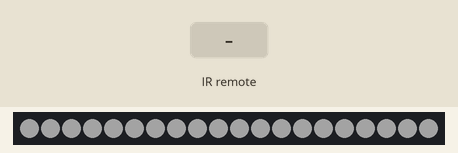
This sketch was run on a simulated Arduino Uno, built with avr-gcc and run on an emulated ATmega328P. Parts: 20 RGB LEDs in strip order, left to right. The inputs (shaded band) are chosen by the test bench. Dim RGB values are drawn brighter than linear; what the sketch prints to the serial monitor is not drawn.

Above: at 1.2 s.
1.3 s: infrared code 0xFF629D received
At 1.43 s:
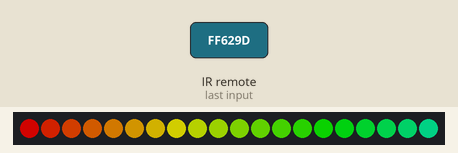
3.0 s: infrared code 0xFFA25D received
At 3.8 s:
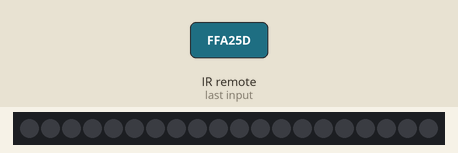
4.5 s: infrared code 0xFFA25D received
At 4.58 s:
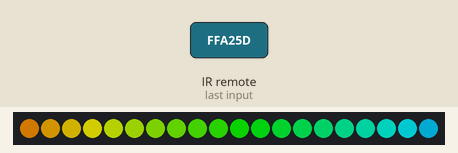
At 5.57 s:
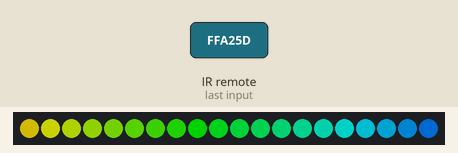

Measured:
- after the input at 1.3 s, the LEDs: first change after 0.05 s (image 1 shows a later state)
- after the input at 3.0 s, the LEDs: change at once (image 2)
- after the input at 4.5 s, the LEDs: first change at once (image 3 shows a later state)

The sketch:

IR_RGB.ino
```cpp
#include <Arduino.h>
#include <IRrecv.h>
#include <IRutils.h>
#include <Adafruit_NeoPixel.h>

// ---------- PINs ----------
#define LED_PIN   5   // D1
#define IR_PIN    4   // D2
#define NUM_LEDS  20

// ---------- STEP ----------
#define BRIGHTNESS_STEP  30
#define COLOR_STEP       30

// ---------- KEYS ----------
#define IR_POWER   0xFFA25D
#define IR_UP      0xFF02FD
#define IR_DOWN    0xFF9867
#define IR_MODE    0xFF629D

#define IR_RED_U   0xFF30CF
#define IR_GREEN_U 0xFF18E7
#define IR_BLUE_U  0xFF7A85

#define IR_RED_D   0xFF10EF
#define IR_GREEN_D 0xFF38C7
#define IR_BLUE_D  0xFF5AA5

// ---------- IR ----------
IRrecv irrecv(IR_PIN);
decode_results results;

// ---------- LED ----------
Adafruit_NeoPixel strip(NUM_LEDS, LED_PIN, NEO_GRB + NEO_KHZ800);

// ---------- STATUS ----------
bool powerState = true;
uint8_t brightness = 120;

uint8_t red = 80;
uint8_t green = 80;
uint8_t blue = 80;

uint8_t mode = 0;
unsigned long lastTick = 0;

// ---------- EFFECTS ----------
void staticColor() {
  strip.setBrightness(brightness);
  strip.fill(strip.Color(red, green, blue));
  strip.show();
}

void rainbow() {
  static uint16_t hue = 0;
  for (int i = 0; i < NUM_LEDS; i++) {
    strip.setPixelColor(i, strip.ColorHSV(hue + i * 1500));
  }
  strip.setBrightness(brightness);
  strip.show();
  hue += 250;
}

void chase() {
  static int pos = 0;
  strip.clear();
  strip.setPixelColor(pos, strip.Color(red, green, blue));
  strip.setBrightness(brightness);
  strip.show();
  pos = (pos + 1) % NUM_LEDS;
}

void blink() {
  static bool on = false;
  strip.clear();
  if (on) strip.fill(strip.Color(red, green, blue));
  strip.setBrightness(brightness);
  strip.show();
  on = !on;
}

void police() {
  static bool side = false;
  strip.clear();
  for (int i = 0; i < NUM_LEDS / 2; i++) {
    strip.setPixelColor(i, side ? strip.Color(255, 0, 0) : 0);
    strip.setPixelColor(i + NUM_LEDS / 2, side ? 0 : strip.Color(0, 0, 255));
  }
  strip.setBrightness(brightness);
  strip.show();
  side = !side;
}

// ---------- SETUP ----------
void setup() {
  Serial.begin(115200);
  irrecv.enableIRIn();

  strip.begin();
  strip.show();
  strip.setBrightness(brightness);

  Serial.println("IR RGB Controller Ready");
}

// ---------- LOOP ----------
void loop() {
  if (irrecv.decode(&results)) {
    uint32_t code = results.value;

    // ---- Power ----
    if (code == IR_POWER) {
      powerState = !powerState;
      if (!powerState) {
        strip.clear();
        strip.show();
      }
    }

    // ---- Brightness ----
    else if (code == IR_UP)
      brightness = (brightness + BRIGHTNESS_STEP <= 255) ? brightness + BRIGHTNESS_STEP : 255;

    else if (code == IR_DOWN)
      brightness = (brightness >= BRIGHTNESS_STEP) ? brightness - BRIGHTNESS_STEP : 0;

    // ---- Mode ----
    else if (code == IR_MODE)
      mode = (mode + 1) % 5;

    // ---- Color UP ----
    else if (code == IR_RED_U)
      red = (red + COLOR_STEP <= 255) ? red + COLOR_STEP : 255;

    else if (code == IR_GREEN_U)
      green = (green + COLOR_STEP <= 255) ? green + COLOR_STEP : 255;

    else if (code == IR_BLUE_U)
      blue = (blue + COLOR_STEP <= 255) ? blue + COLOR_STEP : 255;

    // ---- Color DOWN ----
    else if (code == IR_RED_D)
      red = (red >= COLOR_STEP) ? red - COLOR_STEP : 0;

    else if (code == IR_GREEN_D)
      green = (green >= COLOR_STEP) ? green - COLOR_STEP : 0;

    else if (code == IR_BLUE_D)
      blue = (blue >= COLOR_STEP) ? blue - COLOR_STEP : 0;

    irrecv.resume();
  }

  if (!powerState) return;

  if (millis() - lastTick > 70) {
    lastTick = millis();

    switch (mode) {
      case 0: staticColor(); break;
      case 1: rainbow();     break;
      case 2: chase();       break;
      case 3: blink();       break;
      case 4: police();      break;
    }
  }
}
```
